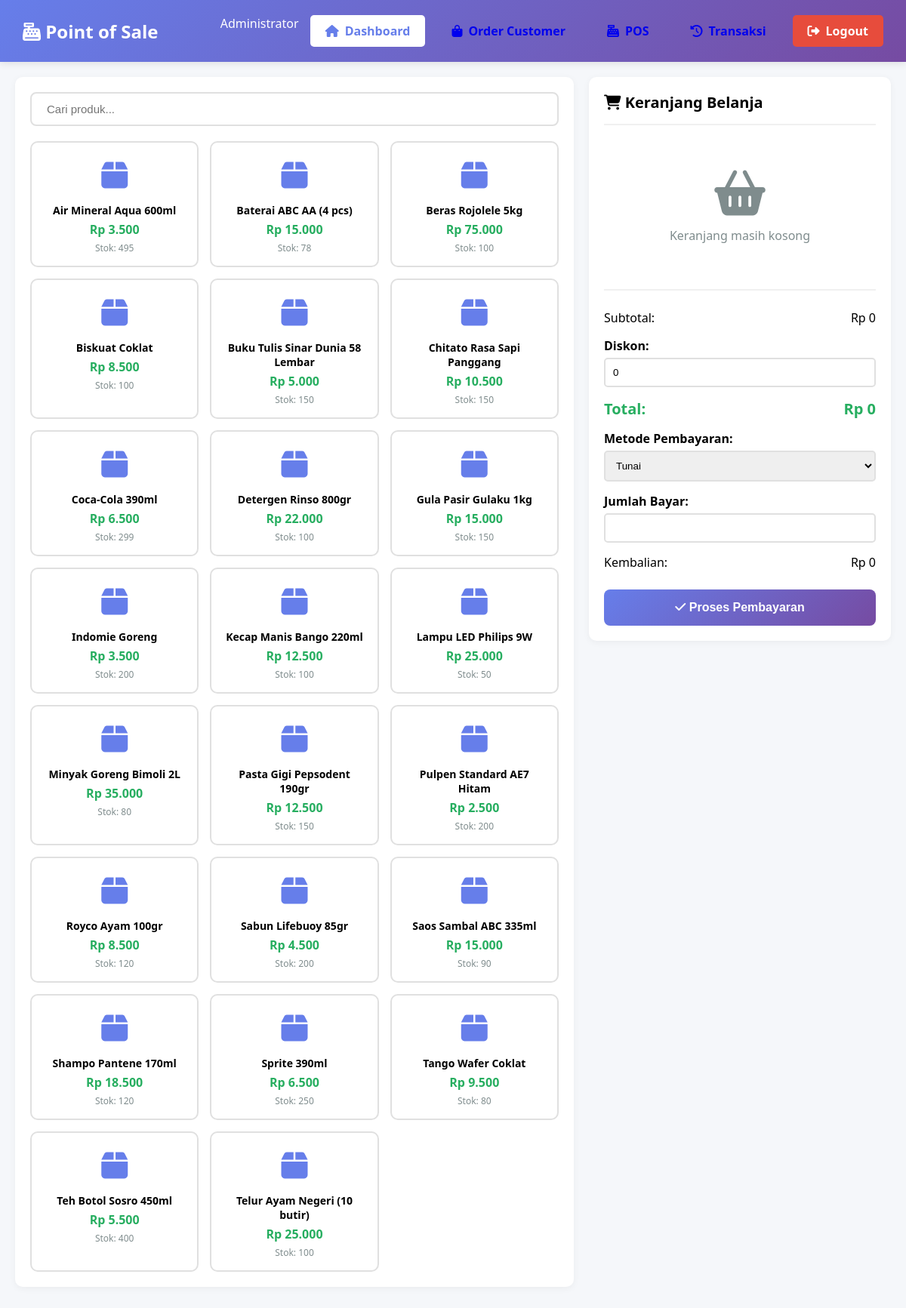
Page /kasir/pos.php (signed in) on the committed database.
### tables this page shows
CREATE TABLE `products` (
  `id` int(11) NOT NULL,
  `category_id` int(11) DEFAULT NULL,
  `supplier_id` int(11) DEFAULT NULL,
  `product_name` varchar(200) NOT NULL,
  `sku` varchar(50) NOT NULL,
  `barcode` varchar(100) DEFAULT NULL,
  `description` text DEFAULT NULL,
  `price` decimal(15,2) NOT NULL,
  `cost_price` decimal(15,2) DEFAULT NULL,
  `stock` int(11) DEFAULT 0,
  `min_stock` int(11) DEFAULT 10,
  `unit` varchar(20) DEFAULT 'pcs',
  `image` varchar(255) DEFAULT NULL,
  `status` enum('active','inactive') DEFAULT 'active',
  `created_at` timestamp NOT NULL DEFAULT current_timestamp(),
  `updated_at` timestamp NOT NULL DEFAULT current_timestamp() ON UPDATE current_timestamp()
);

### config.php (called while the page is built, shortened)
<?php
function formatRupiah($amount) {
    return "Rp " . number_format($amount, 0, ',', '.');
}
?>

### kasir/pos.php (the view, shortened to what this page needs)
<?php
require_once '../config.php';
$products = $conn->query("SELECT p.*, c.category_name FROM products p LEFT JOIN categories c ON p.category_id = c.id WHERE p.status = 'active' ORDER BY p.product_name");
?>
<!DOCTYPE html>
<html lang="id">
<head>
    <link rel="stylesheet" href="https://cdnjs.cloudflare.com/ajax/libs/font-awesome/6.4.0/css/all.min.css">
</head>
<body>
    <div class="header">
        <h1><i class="fas fa-cash-register"></i> Point of Sale</h1>
        <div class="header-actions">
            <span><?php echo $_SESSION['full_name']; ?></span>
            <a href="index.php" class="btn btn-primary">
                <i class="fas fa-home"></i> Dashboard
            </a>
            <a href="orders.php" class="btn btn-warning">
                <i class="fas fa-shopping-bag"></i> Order Customer
            </a>
            <a href="pos.php" class="btn btn-success">
                <i class="fas fa-cash-register"></i> POS
            </a>
            <a href="transactions.php" class="btn btn-info">
                <i class="fas fa-history"></i> Transaksi
            </a>
            <a href="../logout.php" class="btn btn-danger">
                <i class="fas fa-sign-out-alt"></i> Logout
            </a>
        </div>
    </div>
    <div class="container">
        <div class="products-section">
            <div class="search-bar">
                <input type="text" id="searchProduct" placeholder="Cari produk...">
            </div>
            <div class="products-grid" id="productsGrid">
                <?php while($product = $products->fetch_assoc()): ?>
                <div class="product-card" onclick="addToCart(<?php echo $product['id']; ?>, '<?php echo addslashes($product['product_name']); ?>', <?php echo $product['price']; ?>, <?php echo $product['stock']; ?>)">
                    <div class="product-icon">
                        <i class="fas fa-box"></i>
                    </div>
                    <div class="product-name"><?php echo $product['product_name']; ?></div>
                    <div class="product-price"><?php echo formatRupiah($product['price']); ?></div>
                    <div class="product-stock">Stok: <?php echo $product['stock']; ?></div>
                </div>
                <?php endwhile; ?>
            </div>
        </div>
        <div class="cart-section">
            <div class="cart-header">
                <i class="fas fa-shopping-cart"></i> Keranjang Belanja
            </div>
            <div class="cart-items" id="cartItems">
                <?php if(empty($_SESSION['pos_cart'])): ?>
                <div class="empty-cart">
                    <i class="fas fa-shopping-basket"></i>
                    <p>Keranjang masih kosong</p>
                </div>
                <?php endif; ?>
            </div>
            <div class="cart-summary">
                <div class="summary-row">
                    <span>Subtotal:</span>
                    <span id="subtotal"><?php echo formatRupiah($total ?? 0); ?></span>
                </div>
                <div class="form-group">
                    <label>Diskon:</label>
                    <input type="number" id="discount" value="0" min="0" onchange="calculateTotal()">
                </div>
                <div class="summary-row summary-total">
                    <span>Total:</span>
                    <span id="grandTotal"><?php echo formatRupiah($total ?? 0); ?></span>
                </div>
                <div class="form-group">
                    <label>Metode Pembayaran:</label>
                    <select id="paymentMethod">
                        <option value="cash">Tunai</option>
                    </select>
                </div>
                <div class="form-group">
                    <label>Jumlah Bayar:</label>
                    <input type="number" id="paymentAmount" min="0" onchange="calculateChange()">
                </div>
                <div class="summary-row">
                    <span>Kembalian:</span>
                    <span id="change">Rp 0</span>
                </div>
                <button class="btn-checkout" onclick="checkout()">
                    <i class="fas fa-check"></i> Proses Pembayaran
                </button>
            </div>
        </div>
    </div>
</body>
</html>

### kasir/pos.php (style rules this page uses)
* { margin: 0; padding: 0; box-sizing: border-box; }
body { font-family: 'Segoe UI', Tahoma, Geneva, Verdana, sans-serif; background: #f5f7fa; }
.header { background: linear-gradient(135deg, #667eea 0%, #764ba2 100%); color: white; padding: 20px 30px; display: flex; justify-content: space-between; align-items: center; box-shadow: 0 2px 10px rgba(0,0,0,0.1); }
.header h1 { font-size: 24px; }
.header-actions { display: flex; gap: 15px; }
.btn { padding: 10px 20px; border: none; border-radius: 5px; cursor: pointer; font-weight: 600; text-decoration: none; display: inline-flex; align-items: center; gap: 8px; transition: all 0.3s; }
.btn-primary { background: white; color: #667eea; }
.btn-danger { background: #e74c3c; color: white; }
.container { display: grid; grid-template-columns: 1fr 400px; gap: 20px; padding: 20px; max-width: 1600px; margin: 0 auto; }
.products-section { background: white; border-radius: 10px; padding: 20px; box-shadow: 0 2px 10px rgba(0,0,0,0.05); }
.search-bar { margin-bottom: 20px; }
.search-bar input { width: 100%; padding: 12px 20px; border: 2px solid #e0e0e0; border-radius: 8px; font-size: 15px; }
.products-grid { display: grid; grid-template-columns: repeat(auto-fill, minmax(180px, 1fr)); gap: 15px; max-height: calc(100vh - 250px); overflow-y: auto; }
.product-card { border: 2px solid #e0e0e0; border-radius: 10px; padding: 15px; cursor: pointer; transition: all 0.3s; text-align: center; }
.product-icon { font-size: 40px; margin-bottom: 10px; color: #667eea; }
.product-name { font-weight: 600; margin-bottom: 5px; font-size: 14px; }
.product-price { color: #27ae60; font-weight: bold; font-size: 16px; margin-bottom: 5px; }
.product-stock { color: #7f8c8d; font-size: 12px; }
.cart-section { background: white; border-radius: 10px; padding: 20px; box-shadow: 0 2px 10px rgba(0,0,0,0.05); position: sticky; top: 20px; height: fit-content; }
.cart-header { font-size: 20px; font-weight: bold; margin-bottom: 20px; padding-bottom: 15px; border-bottom: 2px solid #f0f0f0; }
.cart-items { max-height: 300px; overflow-y: auto; margin-bottom: 20px; }
.cart-summary { border-top: 2px solid #f0f0f0; padding-top: 15px; margin-top: 15px; }
.summary-row { display: flex; justify-content: space-between; margin: 10px 0; }
.summary-total { font-size: 20px; font-weight: bold; color: #27ae60; }
.form-group { margin: 15px 0; }
.form-group label { display: block; margin-bottom: 5px; font-weight: 600; }
.form-group input, .form-group select { width: 100%; padding: 10px; border: 2px solid #e0e0e0; border-radius: 5px; }
.btn-checkout { width: 100%; padding: 15px; background: linear-gradient(135deg, #667eea 0%, #764ba2 100%); color: white; border: none; border-radius: 8px; font-size: 16px; font-weight: bold; cursor: pointer; margin-top: 15px; }
.empty-cart { text-align: center; padding: 40px 20px; color: #7f8c8d; }
.empty-cart i { font-size: 60px; margin-bottom: 15px; }

### rows in the picture
products: product_name "Air Mineral Aqua 600ml", price "Rp 3.500", stock "495"
products: product_name "Baterai ABC AA (4 pcs)", price "Rp 15.000", stock "78"
products: product_name "Beras Rojolele 5kg", price "Rp 75.000", stock "100"
products: product_name "Biskuat Coklat", price "Rp 8.500", stock "100"
products: product_name "Buku Tulis Sinar Dunia 58 Lembar", price "Rp 5.000", stock "150"
products: product_name "Chitato Rasa Sapi Panggang", price "Rp 10.500", stock "150"
products: product_name "Coca-Cola 390ml", price "Rp 6.500", stock "299"
products: product_name "Detergen Rinso 800gr", price "Rp 22.000", stock "100"
products: product_name "Gula Pasir Gulaku 1kg", price "Rp 15.000", stock "150"
products: product_name "Indomie Goreng", price "Rp 3.500", stock "200"
products: product_name "Kecap Manis Bango 220ml", price "Rp 12.500", stock "100"
products: product_name "Lampu LED Philips 9W", price "Rp 25.000", stock "50"
products: product_name "Minyak Goreng Bimoli 2L", price "Rp 35.000", stock "80"
products: product_name "Pasta Gigi Pepsodent 190gr", price "Rp 12.500", stock "150"
products: product_name "Pulpen Standard AE7 Hitam", price "Rp 2.500", stock "200"
products: product_name "Royco Ayam 100gr", price "Rp 8.500", stock "120"
products: product_name "Sabun Lifebuoy 85gr", price "Rp 4.500", stock "200"
products: product_name "Saos Sambal ABC 335ml", price "Rp 15.000", stock "90"
products: product_name "Shampo Pantene 170ml", price "Rp 18.500", stock "120"
products: product_name "Sprite 390ml", price "Rp 6.500", stock "250"
products: product_name "Tango Wafer Coklat", price "Rp 9.500", stock "80"
products: product_name "Teh Botol Sosro 450ml", price "Rp 5.500", stock "400"
products: product_name "Telur Ayam Negeri (10 butir)", price "Rp 25.000", stock "100"

### other values in the picture
$_SESSION['full_name'] "Administrator"
formatRupiah($total ?? 0) "Rp 0"
